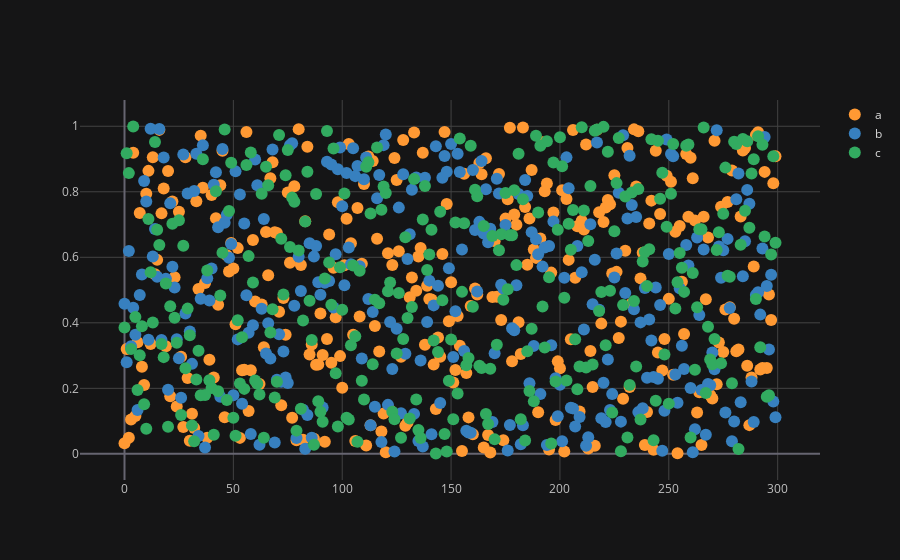

Source (notebook cell):
### Code cell
df2.iplot(mode="markers")

### Figure 1 — Plotly figure (JSON) as saved in the notebook; plotly's stock layout.template omitted (floating-point values rounded to 4 significant figures; data arrays with more than 128 entries replaced by an {"elided": "..."} marker saying what was removed)
{"data": [{"line": {"color": "rgba(255, 153, 51, 1.0)", "dash": "solid", "shape": "linear", "width": 1.3}, "marker": {"size": 12, "symbol": "circle"}, "mode": "markers", "name": "a", "text": "", "type": "scatter", "x": {"elided": "300 int values"}, "y": {"elided": "300 float values"}}, {"line": {"color": "rgba(55, 128, 191, 1.0)", "dash": "solid", "shape": "linear", "width": 1.3}, "marker": {"size": 12, "symbol": "circle"}, "mode": "markers", "name": "b", "text": "", "type": "scatter", "x": {"elided": "300 int values"}, "y": {"elided": "300 float values"}}, {"line": {"color": "rgba(50, 171, 96, 1.0)", "dash": "solid", "shape": "linear", "width": 1.3}, "marker": {"size": 12, "symbol": "circle"}, "mode": "markers", "name": "c", "text": "", "type": "scatter", "x": {"elided": "300 int values"}, "y": {"elided": "300 float values"}}], "layout": {"legend": {"bgcolor": "#151516", "font": {"color": "#D9D9D9"}}, "paper_bgcolor": "#151516", "plot_bgcolor": "#151516", "title": {"font": {"color": "#D9D9D9"}}, "xaxis": {"gridcolor": "#434343", "showgrid": true, "tickfont": {"color": "#C2C2C2"}, "title": {"font": {"color": "#D9D9D9"}, "text": ""}, "zerolinecolor": "#666570"}, "yaxis": {"gridcolor": "#434343", "showgrid": true, "tickfont": {"color": "#C2C2C2"}, "title": {"font": {"color": "#D9D9D9"}, "text": ""}, "zerolinecolor": "#666570"}}}
